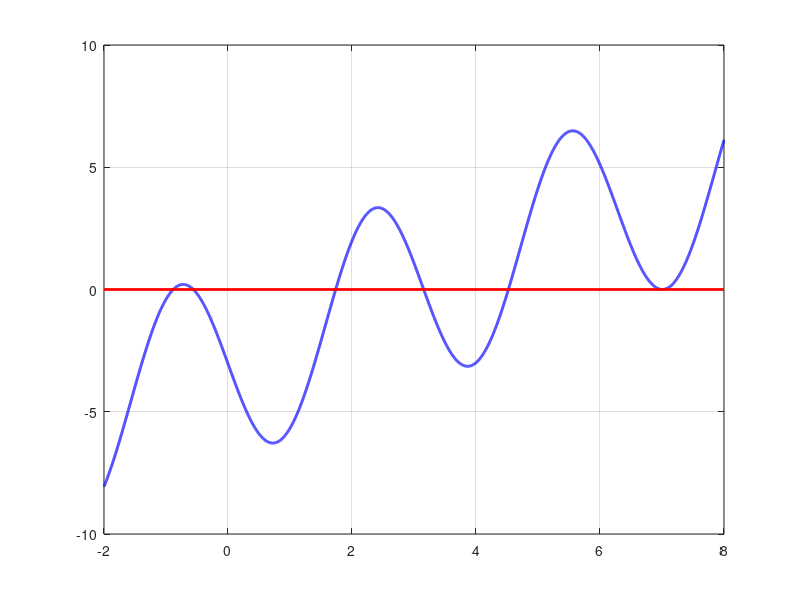

Write the MATLAB code that produced this figure. (Note: this script raises an error after producing the figure.)
format long;

clc

x = -2:1/1000:8;

f = @(x) x - 4 * sin(2 * x) - 3 - 3 / 80;
y = f(x);

plot(x, y, 'b', 'LineWidth', 2);
hold on;
grid on;
plot(xlim, [0 0], 'r', 'LineWidth', 2);
hold on;
x_z = [];

for x_g = x
    zero = fzero(f, x_g);
    x_z = [x_z zero];
end

plot(x_z, zeros(size(x_z)), 'ro', 'MarkerSize', 50);

hold off;
